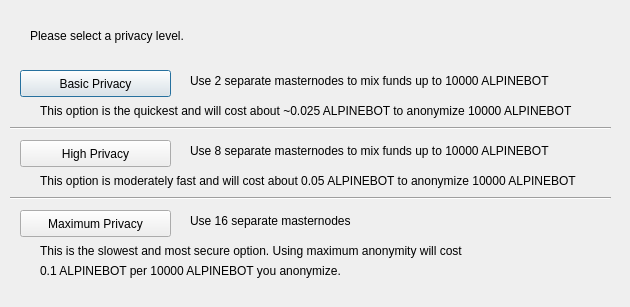
<?xml version="1.0" encoding="UTF-8"?>
<ui version="4.0">
 <class>ObfuscationConfig</class>
 <widget class="QDialog" name="ObfuscationConfig">
  <property name="geometry">
   <rect>
    <x>0</x>
    <y>0</y>
    <width>630</width>
    <height>307</height>
   </rect>
  </property>
  <property name="windowTitle">
   <string>Configure Obfuscation</string>
  </property>
  <widget class="QPushButton" name="buttonBasic">
   <property name="geometry">
    <rect>
     <x>20</x>
     <y>70</y>
     <width>151</width>
     <height>27</height>
    </rect>
   </property>
   <property name="text">
    <string>Basic Privacy</string>
   </property>
  </widget>
  <widget class="QPushButton" name="buttonHigh">
   <property name="geometry">
    <rect>
     <x>20</x>
     <y>140</y>
     <width>151</width>
     <height>27</height>
    </rect>
   </property>
   <property name="text">
    <string>High Privacy</string>
   </property>
  </widget>
  <widget class="QPushButton" name="buttonMax">
   <property name="geometry">
    <rect>
     <x>20</x>
     <y>210</y>
     <width>151</width>
     <height>27</height>
    </rect>
   </property>
   <property name="text">
    <string>Maximum Privacy</string>
   </property>
  </widget>
  <widget class="QLabel" name="label">
   <property name="geometry">
    <rect>
     <x>30</x>
     <y>20</y>
     <width>571</width>
     <height>31</height>
    </rect>
   </property>
   <property name="text">
    <string>Please select a privacy level.</string>
   </property>
  </widget>
  <widget class="QLabel" name="label_2">
   <property name="geometry">
    <rect>
     <x>190</x>
     <y>70</y>
     <width>421</width>
     <height>21</height>
    </rect>
   </property>
   <property name="text">
    <string>Use 2 separate masternodes to mix funds up to 10000 ALPINEBOT</string>
   </property>
  </widget>
  <widget class="QLabel" name="label_3">
   <property name="geometry">
    <rect>
     <x>190</x>
     <y>140</y>
     <width>411</width>
     <height>21</height>
    </rect>
   </property>
   <property name="text">
    <string>Use 8 separate masternodes to mix funds up to 10000 ALPINEBOT</string>
   </property>
  </widget>
  <widget class="QLabel" name="label_4">
   <property name="geometry">
    <rect>
     <x>190</x>
     <y>210</y>
     <width>421</width>
     <height>21</height>
    </rect>
   </property>
   <property name="text">
    <string>Use 16 separate masternodes</string>
   </property>
  </widget>
  <widget class="QLabel" name="label_6">
   <property name="geometry">
    <rect>
     <x>40</x>
     <y>100</y>
     <width>561</width>
     <height>21</height>
    </rect>
   </property>
   <property name="text">
    <string>This option is the quickest and will cost about ~0.025 ALPINEBOT to anonymize 10000 ALPINEBOT</string>
   </property>
  </widget>
  <widget class="QLabel" name="label_7">
   <property name="geometry">
    <rect>
     <x>40</x>
     <y>170</y>
     <width>561</width>
     <height>21</height>
    </rect>
   </property>
   <property name="text">
    <string>This option is moderately fast and will cost about 0.05 ALPINEBOT to anonymize 10000 ALPINEBOT</string>
   </property>
  </widget>
  <widget class="QLabel" name="label_8">
   <property name="geometry">
    <rect>
     <x>40</x>
     <y>240</y>
     <width>561</width>
     <height>21</height>
    </rect>
   </property>
   <property name="text">
    <string>This is the slowest and most secure option. Using maximum anonymity will cost</string>
   </property>
  </widget>
  <widget class="QLabel" name="label_9">
   <property name="geometry">
    <rect>
     <x>40</x>
     <y>260</y>
     <width>561</width>
     <height>21</height>
    </rect>
   </property>
   <property name="text">
    <string>0.1 ALPINEBOT per 10000 ALPINEBOT you anonymize.</string>
   </property>
  </widget>
  <widget class="Line" name="line">
   <property name="geometry">
    <rect>
     <x>10</x>
     <y>120</y>
     <width>601</width>
     <height>16</height>
    </rect>
   </property>
   <property name="orientation">
    <enum>Qt::Horizontal</enum>
   </property>
  </widget>
  <widget class="Line" name="line_2">
   <property name="geometry">
    <rect>
     <x>10</x>
     <y>190</y>
     <width>601</width>
     <height>16</height>
    </rect>
   </property>
   <property name="orientation">
    <enum>Qt::Horizontal</enum>
   </property>
  </widget>
 </widget>
 <resources/>
 <connections/>
</ui>
